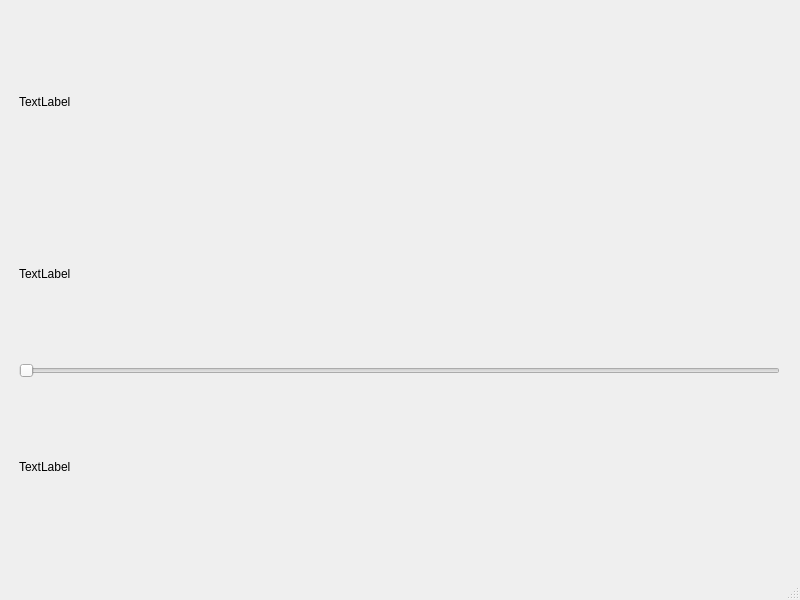
<?xml version="1.0" encoding="UTF-8"?>
<ui version="4.0">
 <class>MainWindow</class>
 <widget class="QMainWindow" name="MainWindow">
  <property name="geometry">
   <rect>
    <x>0</x>
    <y>0</y>
    <width>800</width>
    <height>600</height>
   </rect>
  </property>
  <property name="windowTitle">
   <string>MainWindow</string>
  </property>
  <widget class="QWidget" name="centralwidget">
   <widget class="QWidget" name="verticalLayoutWidget">
    <property name="geometry">
     <rect>
      <x>19</x>
      <y>19</y>
      <width>761</width>
      <height>531</height>
     </rect>
    </property>
    <layout class="QVBoxLayout" name="verticalLayout">
     <item>
      <widget class="QLabel" name="label">
       <property name="text">
        <string>TextLabel</string>
       </property>
       <property name="scaledContents">
        <bool>true</bool>
       </property>
      </widget>
     </item>
     <item>
      <widget class="QLabel" name="label_2">
       <property name="text">
        <string>TextLabel</string>
       </property>
       <property name="scaledContents">
        <bool>true</bool>
       </property>
      </widget>
     </item>
     <item>
      <widget class="QSlider" name="horizontalSlider">
       <property name="maximum">
        <number>255</number>
       </property>
       <property name="orientation">
        <enum>Qt::Horizontal</enum>
       </property>
      </widget>
     </item>
     <item>
      <widget class="QLabel" name="label_3">
       <property name="text">
        <string>TextLabel</string>
       </property>
      </widget>
     </item>
    </layout>
   </widget>
  </widget>
  <widget class="QMenuBar" name="menubar">
   <property name="geometry">
    <rect>
     <x>0</x>
     <y>0</y>
     <width>800</width>
     <height>22</height>
    </rect>
   </property>
  </widget>
  <widget class="QStatusBar" name="statusbar"/>
 </widget>
 <resources/>
 <connections/>
</ui>
